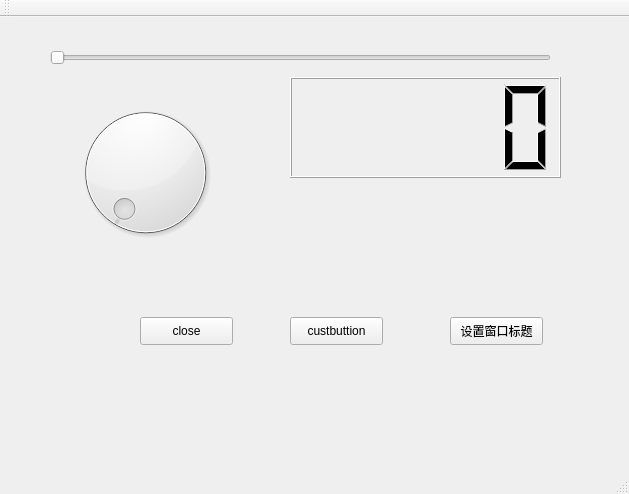
<?xml version="1.0" encoding="UTF-8"?>
<ui version="4.0">
 <class>MainWindow</class>
 <widget class="QMainWindow" name="MainWindow">
  <property name="geometry">
   <rect>
    <x>0</x>
    <y>0</y>
    <width>629</width>
    <height>494</height>
   </rect>
  </property>
  <property name="windowTitle">
   <string>MainWindow</string>
  </property>
  <widget class="QWidget" name="centralWidget">
   <widget class="QDial" name="dial">
    <property name="geometry">
     <rect>
      <x>40</x>
      <y>80</y>
      <width>211</width>
      <height>151</height>
     </rect>
    </property>
   </widget>
   <widget class="QSlider" name="horizontalSlider">
    <property name="geometry">
     <rect>
      <x>50</x>
      <y>30</y>
      <width>501</width>
      <height>22</height>
     </rect>
    </property>
    <property name="orientation">
     <enum>Qt::Horizontal</enum>
    </property>
   </widget>
   <widget class="QLCDNumber" name="lcdNumber">
    <property name="geometry">
     <rect>
      <x>290</x>
      <y>60</y>
      <width>271</width>
      <height>101</height>
     </rect>
    </property>
   </widget>
   <widget class="QPushButton" name="changeTileButton">
    <property name="geometry">
     <rect>
      <x>450</x>
      <y>300</y>
      <width>93</width>
      <height>28</height>
     </rect>
    </property>
    <property name="text">
     <string>设置窗口标题</string>
    </property>
   </widget>
   <widget class="QPushButton" name="closeButton">
    <property name="geometry">
     <rect>
      <x>140</x>
      <y>300</y>
      <width>93</width>
      <height>28</height>
     </rect>
    </property>
    <property name="text">
     <string>close</string>
    </property>
   </widget>
   <widget class="QPushButton" name="custButtion">
    <property name="geometry">
     <rect>
      <x>290</x>
      <y>300</y>
      <width>93</width>
      <height>28</height>
     </rect>
    </property>
    <property name="text">
     <string>custbuttion</string>
    </property>
   </widget>
  </widget>
  <widget class="QMenuBar" name="menuBar">
   <property name="geometry">
    <rect>
     <x>0</x>
     <y>0</y>
     <width>629</width>
     <height>26</height>
    </rect>
   </property>
  </widget>
  <widget class="QToolBar" name="mainToolBar">
   <attribute name="toolBarArea">
    <enum>TopToolBarArea</enum>
   </attribute>
   <attribute name="toolBarBreak">
    <bool>false</bool>
   </attribute>
  </widget>
  <widget class="QStatusBar" name="statusBar"/>
 </widget>
 <layoutdefault spacing="6" margin="11"/>
 <resources/>
 <connections>
  <connection>
   <sender>horizontalSlider</sender>
   <signal>sliderMoved(int)</signal>
   <receiver>dial</receiver>
   <slot>setValue(int)</slot>
   <hints>
    <hint type="sourcelabel">
     <x>204</x>
     <y>173</y>
    </hint>
    <hint type="destinationlabel">
     <x>166</x>
     <y>292</y>
    </hint>
   </hints>
  </connection>
  <connection>
   <sender>horizontalSlider</sender>
   <signal>sliderMoved(int)</signal>
   <receiver>lcdNumber</receiver>
   <slot>display(int)</slot>
   <hints>
    <hint type="sourcelabel">
     <x>392</x>
     <y>175</y>
    </hint>
    <hint type="destinationlabel">
     <x>396</x>
     <y>250</y>
    </hint>
   </hints>
  </connection>
 </connections>
</ui>
